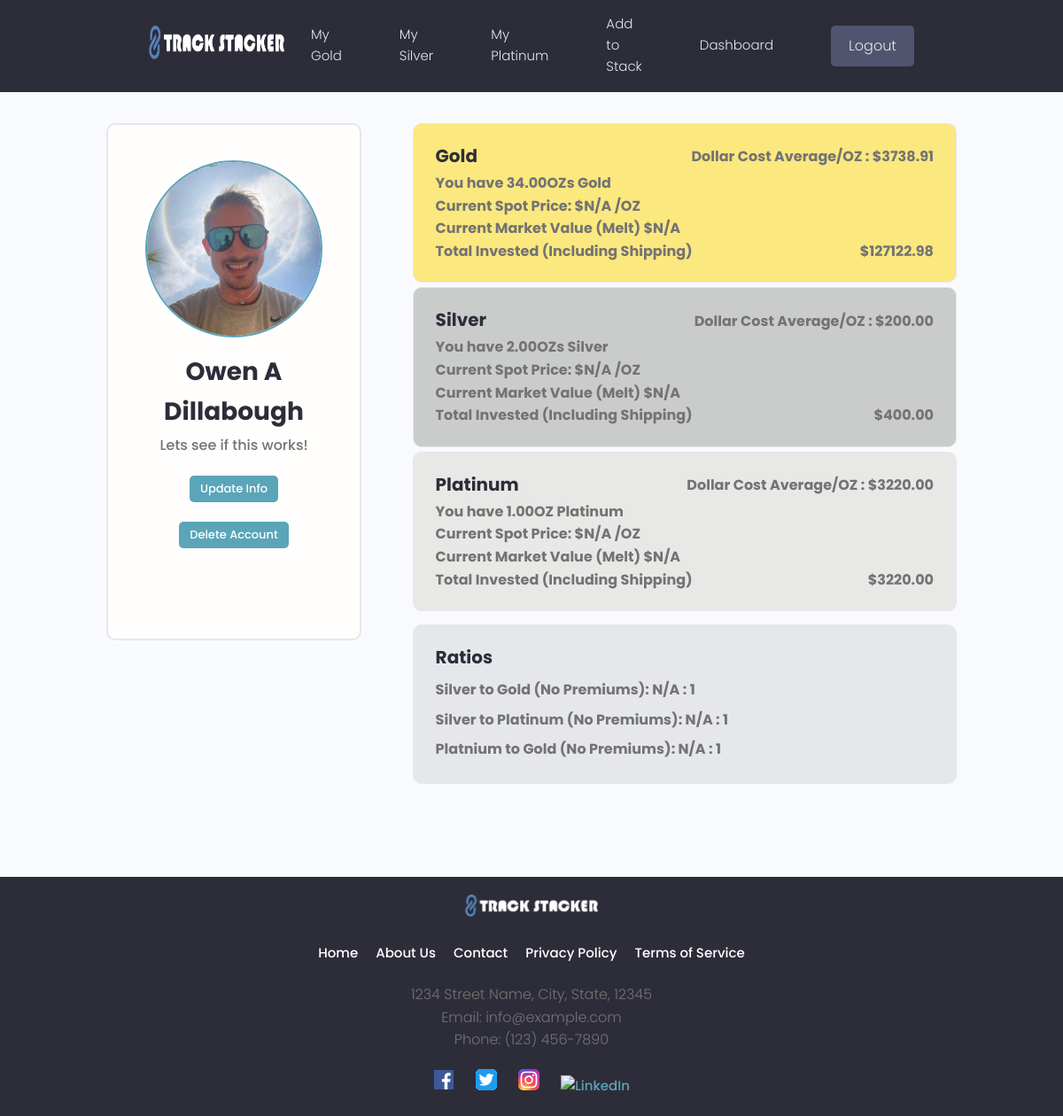
Page /users/profile/664e1e23-9a3d-438a-bf3d-d651b54a53a1 (signed in) on the earlier database version.
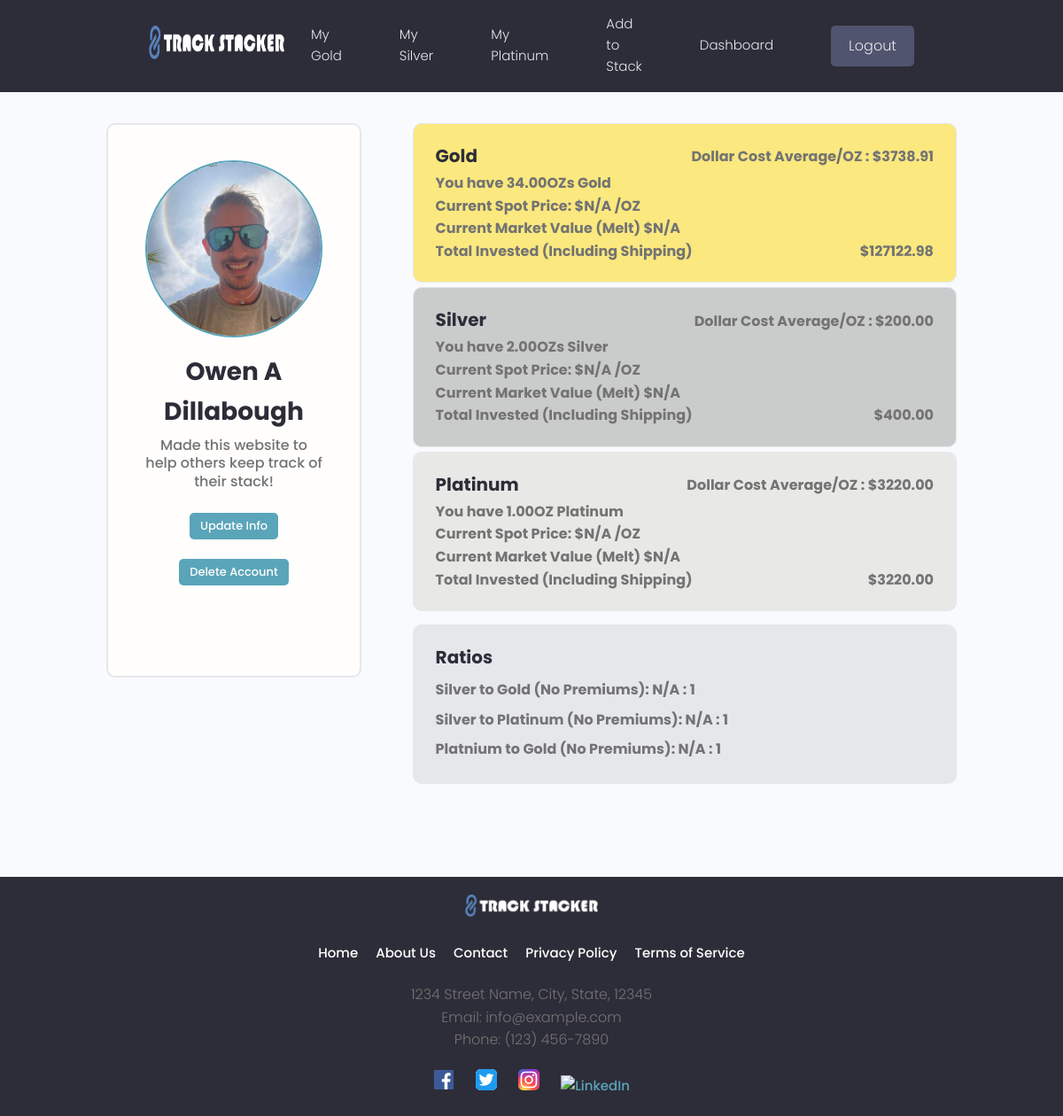
Same page on the later database version.
### users/models.py (models this page shows, shortened)
class Profile(models.Model):
    user = models.OneToOneField(User, on_delete=models.CASCADE, null=True, blank=True)
    name = models.CharField(max_length=200, blank=True, null=True)
    email =models.EmailField(max_length=500, blank=True, null=True)
    username = models.CharField(max_length=200, blank=True, null=True)
    short_intro = models.CharField(max_length=500, blank=True, null=True)
    bio = models.TextField(blank=True, null=True)
    profile_image = models.ImageField(null=True, blank=True, upload_to='profiles/',
                                        default='profiles/user-default.png')
    social_facebook = models.CharField(max_length=200, blank=True, null=True)
    created = models.DateTimeField(auto_now_add=True)
    id = models.UUIDField(default=uuid.uuid4, unique=True, primary_key=True,
                            editable=False)

### users/views.py (the view)
# urls.py: path('profile/<str:pk>', views.profile, name= "profile"),
@login_required(login_url='login-user')
def profile(request, pk):
    profile = Profile.objects.get(id=pk)
    user = request.user.profile
    total_silver = round(Decimal(get_total_oz(user, 'silver')), 2)
    total_gold = round(Decimal(get_total_oz(user, 'gold')), 2)
    total_platinum = round(Decimal(get_total_oz(user, 'platinum')), 2)
    total_gold_cost, total_silver_cost, total_platinum_cost =  get_total_cost_to_purchase(profile)
    gdca = (total_gold_cost / total_gold).quantize(Decimal('0.01'), rounding=ROUND_HALF_UP)
    sdca = (total_silver_cost / total_silver).quantize(Decimal('0.01'), rounding=ROUND_HALF_UP)
    pdca = (total_platinum_cost / total_platinum).quantize(Decimal('0.01'), rounding=ROUND_HALF_UP)
    gdca_str = f"{gdca:.2f}"
    sdca_str = f"{sdca:.2f}"
    pdca_str = f"{pdca:.2f}"
    try:
        gold_price = get_live_gold()
        silver_price = get_live_silver()
        platinum_price = get_live_platinum()
    except:
        gold_price = 'N/A'
        silver_price = 'N/A'
        platinum_price = 'N/A'
    try:
        gmv = multiply(total_gold, gold_price)
        smv = multiply(total_silver, silver_price)
        pmv = multiply(total_platinum, platinum_price)
        gsr = round((float(gold_price) / float(silver_price)), 2)
        psr = round((float(platinum_price) / float(silver_price)), 2)
        pgr = round((float(gold_price) / float(platinum_price)), 2)
    except:
        pgr = 'N/A'
        psr = 'N/A'
        gmv = 'N/A'
        smv = 'N/A'
        pmv = 'N/A'
        gsr = 'N/A'
    context = {
        'gdca': gdca_str,
        'sdca': sdca_str,
        'pdca': pdca_str,
        'pgr': pgr,
        'psr': psr,
        'gsr': gsr,
        'gmv': gmv,
        'smv': smv,
        'pmv': pmv,
        'total_gold_cost': total_gold_cost,
        'total_silver_cost': total_silver_cost,
        'total_platinum_cost': total_platinum_cost,
        'gold_price': gold_price,
        'silver_price': silver_price,
        'platinum_price': platinum_price,
        'total_silver': total_silver,
        'total_gold': total_gold,
        'total_platinum': total_platinum,
        'profile': profile
    }
    return render(request, 'users/user-profile.html', context)

### tracker/utils.py (called while the page is built)
def get_total_oz(user, metal_type):
    model = {
        'silver': Silver,
        'gold': Gold,
        'platinum': Platinum
    }.get(metal_type.lower())
    if model is None:
        return 0
    total = model.objects.filter(owner=user).aggregate(total_weight=Sum('weight_troy_oz'))['total_weight']
    return total if total else 0

def get_cad_to_usd_exchange_rate():
    cad_to_usd_rate = si.get_live_price('USDCAD=X')
    return cad_to_usd_rate

def get_live_gold():
    gold_price = si.get_live_price('GC=F')
    cad_to_usd_rate = get_cad_to_usd_exchange_rate()
    gold_price_in_cad = gold_price * cad_to_usd_rate
    gold_price_rounded = round(gold_price_in_cad, 2)
    gold_price_formatted = "{:.2f}".format(gold_price_rounded)
    return gold_price_formatted

def multiply(a, b):
    result = Decimal(a) * Decimal(b)
    result_with_two_decimals = "{:.2f}".format(result)
    return result_with_two_decimals

### users/templates/users/user-profile.html (shortened to what the changed rows need)
{% extends 'main.html' %}
{% load static %}
{% block content %}
<main class="profile my-md">
    <div class="container">
      <div class="layout">
        <div class="column column--1of3">
          <div class="card text-center">
            <div class="card__body dev">
              <img class="avatar avatar--xl" src="{{profile.profile_image.url}}" />
              <h2 class="dev__name">{{profile.name}}</h2>
              <p class="dev__title">{{profile.short_intro}}</p>
              <br>
              <a href="{% url 'edit-account' %}"><button id="info_button" class="btn btn--main btn--sm">Update Info</button></a><br>
              <a href="{% url 'delete-account' %}"><button id="delete_button" class="btn btn--main btn--sm">Delete Account</button></a>
            </div>
          </div>
        </div>
    </div>
  </main>
{% endblock %}

Differences in the rows shown:
changed Profile "Owen A Dillabough": short_intro "Lets see if this works!" → "Made this website to help others keep track of their stack!"
